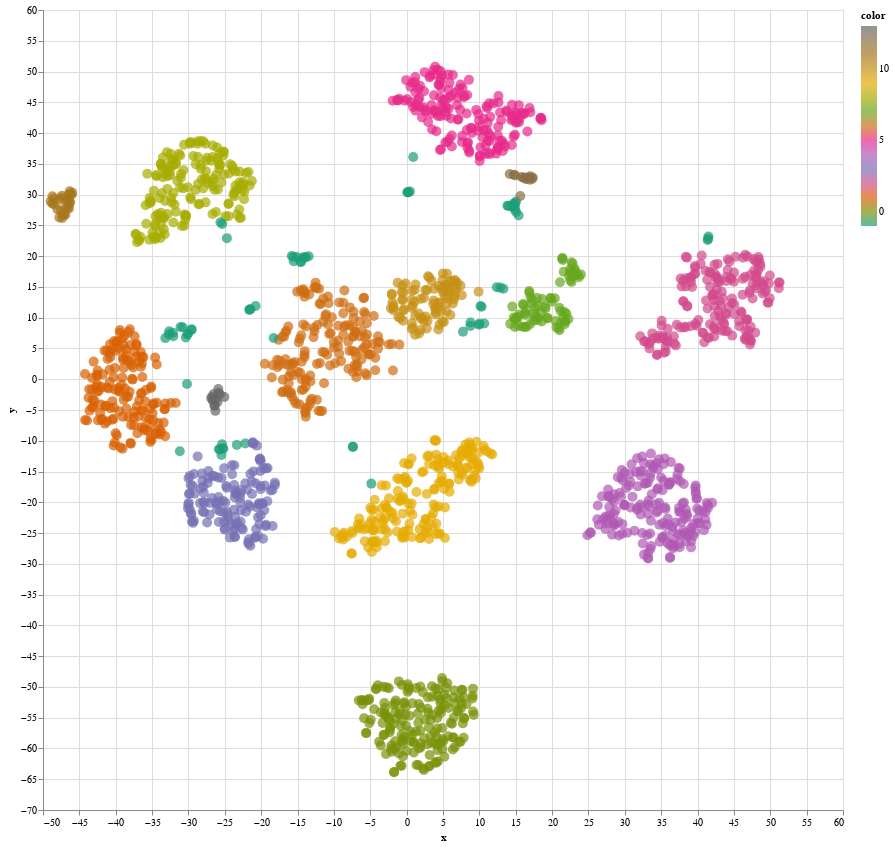

The notebook cell saved with this chart:
### Code cell
interactiveDraw(digits_points[:,0],digits_points[:,1],digits_y,digits_y_pred,size=(800,800))

### Figure 1 — Vega-Lite specification as saved in the notebook (floating-point values rounded to 4 significant figures; data arrays with more than 128 entries replaced by an {"elided": "..."} marker saying what was removed)
{"config": {"view": {"continuousWidth": 300, "continuousHeight": 300}}, "data": {"name": "data-3fd3c626b7fa62eb15f8f396f54a37cf"}, "mark": {"type": "circle", "size": 100}, "encoding": {"color": {"field": "color", "scale": {"scheme": "dark2"}, "type": "quantitative"}, "tooltip": [{"field": "label", "type": "quantitative"}], "x": {"field": "x", "type": "quantitative"}, "y": {"field": "y", "type": "quantitative"}}, "height": 800, "params": [{"name": "param_6", "select": {"type": "interval", "encodings": ["x", "y"]}, "bind": "scales"}], "width": 800, "$schema": "https://vega.github.io/schema/vega-lite/v5.20.1.json", "datasets": {"data-3fd3c626b7fa62eb15f8f396f54a37cf": {"elided": "1797 records"}}}
